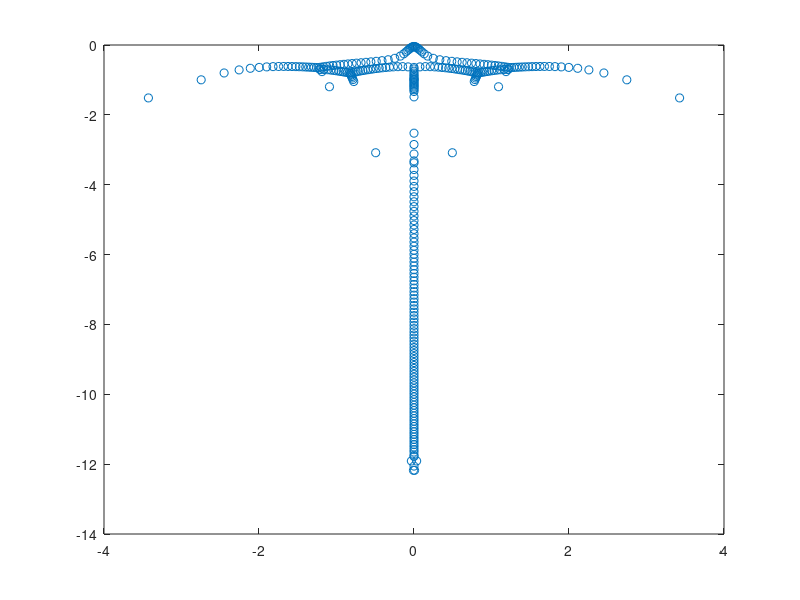

This chart was generated by the following MATLAB code:
clc
clear
tic;
    rint=2.5e-3;
    Aint=1;
    Aend=41;
    hmax=0.4040;%限定网格点间距最大值
    %Num=ceil(1+(Aend-Aint)/hmax);
    Num=101;
    %Num=100;%离散点个数
    
    %h=(Aend-Aint)/(Num-1);
    
    A=linspace(Aint,Aend,Num);
    
    a=A.*rint;
    h=(Aend-Aint)/(Num-1);
    
    %NBB=30;
    NBB=1;
    BB=linspace(1e-4,2.6,NBB);%k2域
    %BBB=BB.^2;

for op=1:NBB
    B=BB(op);%循环写k2，暂时先放一个数
    
    sc1=deg2rad(20.9);
    sc2=deg2rad(32.76);
    sc=deg2rad(29); %倾角

    %charL=0.825e-3;
    %beta=0.136;
    charL=0.825e-3;
    beta=0.136;
    g=9.8;

    nu=(2/9)*(charL/beta)*sqrt(g)*(sin(sc)/sqrt(cos(sc)))*((tan(sc2)-tan(sc))/(tan(sc)-tan(sc1)));
    
    %Gam=0.05877; %Big Gamma
    q0=3.5e-7;%Q/2pi
    uint=2*q0/rint^2;
    
    gammastar=(tan(sc2)-tan(sc))/(tan(sc)-tan(sc1));
    gamma=(beta/charL)*(g*cos(sc))^(1/2);
    %暂时用参数化表达hs与us
    hs=(q0*gammastar./(gamma.*a)).^(2/5);
    us=(gamma/gammastar).*hs.^(3/2);%gammastar是文章里的gamma
    Frlocal=us./(g.*hs.*cos(sc)).^(1/2);
    Hs=hs./rint;
    Us=us./uint;
    
    Res=uint*(rint)^(1/2)/nu;
    Fr=uint/(g*cos(sc)*rint)^(1/2);
    
    eta=(tan(sc2)-tan(sc1))/gammastar;
    
    %eta=0;
    %G=gammastar.*(Hs.^(3/2))./Us;
    G=gammastar;
    Gamp=(G./((1+G).^2)).*(tan(sc2)-tan(sc1));
    
    % 便捷计算代号
    C=5/4; %Velocity profile shape coeff.
    F=(1/Fr)^2;
    Y=Gamp;%Bed stress coeff.
    R=Res;
    X2=1/cos(sc);
    %L=[];
    %各项系数设置成矩阵调用
    L(1,:)=-Us./(2.*h);
    L(2,:)=Us./A;
    L(3,:)=Hs./A;
    L(4,:)=1i.*B.*X2.*Hs./A;
    L(5,:)=Hs;
    L(6,:)=Us./(2.*h);
    L(7,:)=-F./(2.*h);
    L(8,:)=(1./R).*(Hs.^(1/2))./(2.*h);
    L(9,:)=-(3/2)*Y*F./Hs;
    
    L101=(2.*Us./A)+(Y*F./Us);
    L102=((1/R).*(Hs.^(1/2)).*((B.*X2).^2)./(A.^2));
    
    L(10,:)=(2.*Us./A)+(Y*F./Us)+((1/R).*(Hs.^(1/2)).*((B.*X2).^2)./(A.^2));
    L(11,:)=1i*B*X2.*Us./A;
    L(12,:)=C.*Us;
    L(13,:)=F./(2.*h);
    L(14,:)=-(1/R).*(Hs.^(1/2))./(2.*h);
    L(15,:)=(1/R).*(Hs.^(1/2))./(2.*h);
    L(16,:)=1i*F*B*X2./A;
    
    L171=(eta*F./Us);
    L172=((1/R).*(Hs.^(1/2)).*((B.*X2).^2)./(A.^2));
    
    L(17,:)=(eta*F./Us)+((1/R).*(Hs.^(1/2)).*((B.*X2).^2)./(A.^2));
    L(18,:)=Us;
    L(19,:)=-(1/R).*(Hs.^(1/2))./(2.*h);
    L(20,:)=-1./(2.*h);
    L(21,:)=-1;
    L(22,:)=1./(2.*h);
    L(23,:)=-1./(2.*h);
    L(24,:)=-1;
    L(25,:)=1./(2.*h);

%     L=zeros(25,Num);%only for test No.
%     for xp=1:25
%         L(xp,:)=xp;
%     end
    
    %初始化特征矩阵
    MATSIZE=(Num-2)*5;
    MAT=zeros(MATSIZE);
    RHS=zeros(MATSIZE);%右端特征矩阵
    
    KK(1,1)=2./h; %边界差分系数
    KK(1,2)=-1./(2.*h);
    KK(1,3)=4/3;
    KK(1,4)=-1/3;

%     KK(1,1)=1000;%only for test No.
%     KK(1,2)=2000;
%     KK(1,3)=3000;
%     KK(1,4)=4000;


    k=1;%记录每5行的切换
    g=0;%记录每5行的切换次数66698

    for i=1:MATSIZE
        if k==6
            k=1;
            g=g+1;
        end
        for j=1:MATSIZE
            if k==1
                if g==0 %左边值条件i=1代入i=2
                    MAT(i,1+5*g)=L(2,g+2);
                    MAT(i,2+5*g)=L(3,g+2);
                    MAT(i,3+5*g)=L(4,g+2);
                    MAT(i,4+5*g)=L(5,g+2);
                    
                    MAT(i,1+5*(g+1))=L(6,g+2);
                elseif g==Num-3 %右边值条件i=N代入i=N-1 -> 3表示前后各减1并更换5行的次数自带减1
                    MAT(i,1+5*(g-1))=L(1,g+2)+L(6,g+2)*KK(1,4);
                    
                    MAT(i,1+5*g)=L(2,g+2)+L(6,g+2)*KK(1,3);
                    MAT(i,2+5*g)=L(3,g+2);
                    MAT(i,3+5*g)=L(4,g+2);
                    MAT(i,4+5*g)=L(5,g+2);
                else
                    MAT(i,1+5*(g-1))=L(1,g+2);
                    
                    MAT(i,1+5*g)=L(2,g+2);
                    MAT(i,2+5*g)=L(3,g+2);
                    MAT(i,3+5*g)=L(4,g+2);
                    MAT(i,4+5*g)=L(5,g+2);
                    
                    MAT(i,1+5*(g+1))=L(6,g+2);
                end
            end
            if k==2
                if g==0
                    MAT(i,1+5*g)=L(9,g+2);
                    MAT(i,2+5*g)=L(10,g+2)+L(8,g+2)*KK(1,1);
                    MAT(i,3+5*g)=L(11,g+2);
                    MAT(i,4+5*g)=L(12,g+2);
                    
                    MAT(i,1+5*(g+1))=L(13,g+2);
                    MAT(i,2+5*(g+1))=L(8,g+2)*KK(1,2);
                    MAT(i,4+5*(g+1))=L(14,g+2);
                elseif g==Num-3
                    MAT(i,1+5*(g-1))=L(7,g+2)+L(13,g+2)*KK(1,4);
                    MAT(i,4+5*(g-1))=L(8,g+2);
                    
                    MAT(i,1+5*g)=L(9,g+2)+L(13,g+2)*KK(1,3);
                    MAT(i,2+5*g)=L(10,g+2);
                    MAT(i,3+5*g)=L(11,g+2);
                    MAT(i,4+5*g)=L(12,g+2);
                else
                    MAT(i,1+5*(g-1))=L(7,g+2);
                    MAT(i,4+5*(g-1))=L(8,g+2);
                    
                    MAT(i,1+5*g)=L(9,g+2);
                    MAT(i,2+5*g)=L(10,g+2);
                    MAT(i,3+5*g)=L(11,g+2);
                    MAT(i,4+5*g)=L(12,g+2);
                    
                    MAT(i,1+5*(g+1))=L(13,g+2);
                    MAT(i,4+5*(g+1))=L(14,g+2);
                end
            end
            if k==3
                if g==0
                    MAT(i,1+5*g)=L(16,g+2);
                    MAT(i,3+5*g)=L(17,g+2)+L(15,g+2)*KK(1,1);
                    MAT(i,5+5*g)=L(18,g+2);
                    
                    MAT(i,3+5*(g+1))=L(15,g+2)*KK(1,2);
                    MAT(i,5+5*(g+1))=L(19,g+2);                    
                elseif g==Num-3
                    MAT(i,5+5*(g-1))=L(15,g+2);
                    
                    MAT(i,1+5*g)=L(16,g+2);
                    MAT(i,3+5*g)=L(17,g+2);
                    MAT(i,5+5*g)=L(18,g+2);
                else
                    MAT(i,5+5*(g-1))=L(15,g+2);
                    
                    MAT(i,1+5*g)=L(16,g+2);
                    MAT(i,3+5*g)=L(17,g+2);
                    MAT(i,5+5*g)=L(18,g+2);
                    
                    MAT(i,5+5*(g+1))=L(19,g+2);
                end
            end
            if k==4
                if g==0
                    MAT(i,4+5*g)=L(21,g+2);
                    
                    MAT(i,2+5*(g+1))=L(22,g+2);
                elseif g==Num-3
                    MAT(i,2+5*(g-1))=L(20,g+2)+L(22,g+2)*KK(1,4);
                    
                    MAT(i,2+5*g)=L(22,g+2)*KK(1,3);
                    MAT(i,4+5*g)=L(21,g+2);
                else
                    MAT(i,2+5*(g-1))=L(20,g+2);
                    
                    MAT(i,4+5*g)=L(21,g+2);
                    
                    MAT(i,2+5*(g+1))=L(22,g+2);
                end
            end
            if k==5
                if g==0
                    MAT(i,5+5*g)=L(24,g+2);
                    
                    MAT(i,3+5*(g+1))=L(25,g+2);
                elseif g==Num-3
                    MAT(i,3+5*(g-1))=L(23,g+2)+L(25,g+2)*KK(1,4);
                    
                    MAT(i,3+5*g)=L(25,g+2)*KK(1,3);
                    MAT(i,5+5*g)=L(24,g+2);
                else
                    MAT(i,3+5*(g-1))=L(23,g+2);
                    
                    MAT(i,5+5*g)=L(24,g+2);
                    
                    MAT(i,3+5*(g+1))=L(25,g+2);
                end
            end
        end
        k=k+1;
    end
    opg=1;%同样是换5行计次
    for i=1:MATSIZE
        for j=1:MATSIZE
            if opg==6
                opg=1;
            end
            if i==j
                if opg<4
                    RHS(i,j)=1;
                else
                    RHS(i,j)=0;
                end
            else
                RHS(i,j)=0;
            end
        end
        opg=opg+1;
    end
    RRHS=1i.*RHS;
    QD=diag(RRHS);%用于检验右端特征矩阵的对角元素
    
    [V,D]=eig(MAT,RRHS);
    
    REE=diag(D);
    RE=REE.';
    matsize=MATSIZE-2*(Num-2);%减去不合理特征根由降阶产生的每个内点2个：排列在REE最后
    for pp=1:matsize
        WW(pp,op)=RE(1,pp);
    end

%   
%     REEE=[];
%     uppk=1;
%     for i=1:MATSIZE-2*(Num-2)
%         
%         if real(REE(i,1))>1e-4
%             if real(REE(i,1))<1
%                 REEE(uppk,1)=REE(i,1);
%                 uppk=uppk+1;
%             end
%         end
%     end
%     for pp=1:uppk-1
%         WW(pp,op)=REEE(pp,1);
%     end
%
    %REE=[];
    
end

% 获取矩阵的大小
[m, n] = size(WW);
% 
% 初始化排序后的复矩阵
SWW = zeros(m, n);
% 逐列排序
for col = 1:n
    % 提取当前列的虚部
    imag_parts = imag(WW(:, col));
    % 获取排序后的索引
    [~, sorted_indices] = sort(imag_parts);
    % 根据排序后的索引重新排列当前列
    SWW(:, col) = WW(sorted_indices, col);
end
%NUUM=num2str(Num);

% for j=m:m
%     subplot(1,1,1)
%     plot(BB.*rint,imag(SWW(j,:)),'-o')
%     hold on
%     xlabel('K_2')
%     ylabel('\omega_I')
%     %legend('N=41','N=61','N=81')
% %     plot(BBB.*rint,imag(SWW(j,:)),'-o')
% %     hold on
% end

%figure()
plot(real(WW),imag(WW),'o')
hold on

% for j=m:m
%     subplot(3,1,2)
%     plot(BB.*rint,real(SWW(j,:)),'o')
%     hold on
% end
% 
% for j=m:m
%     subplot(3,1,3)
%     plot(BB.*rint,(real(SWW(j,:)).*rint./uint)./(BB.*rint),'o')
%     hold on
% end
%
% plot(BB.*rint,imag(SWW(matsize,:)),'o')
% hold on
% 
% xlabel('K_2')
% ylabel('\omega_I')

elapsedTime = toc;
disp(['程序运行时间：' num2str(elapsedTime) '秒']);

    
 
    
    
    
    
    
